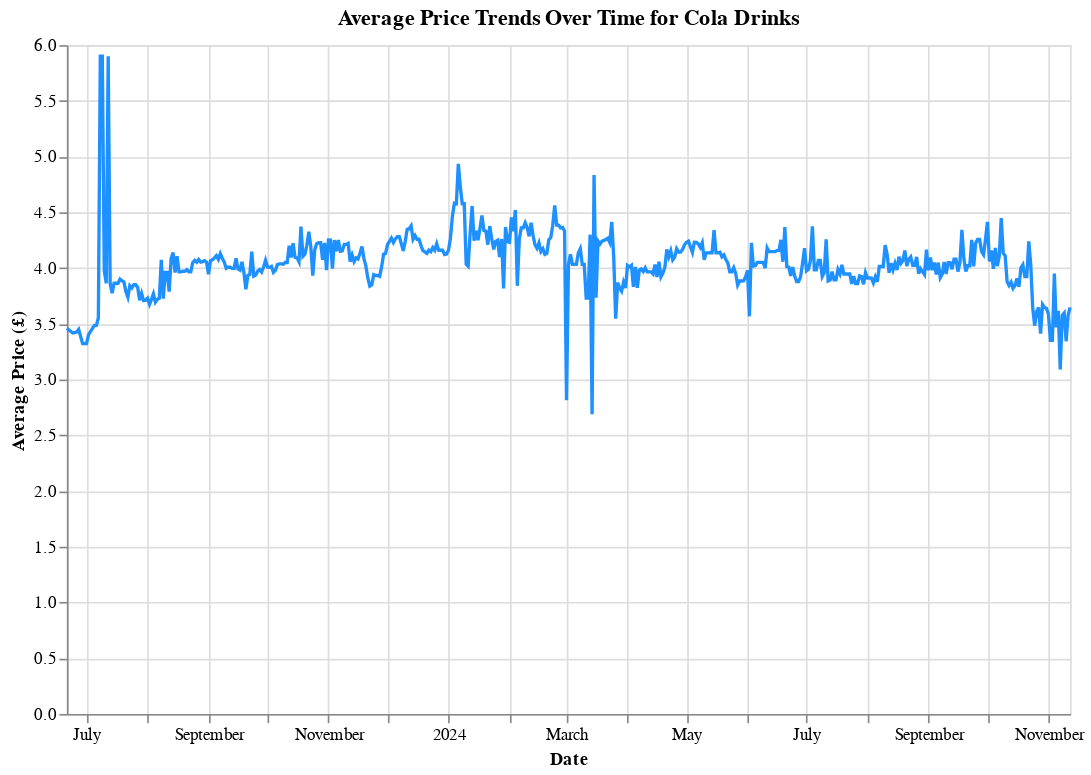

The cell this chart's notebook holds for it:
### Code cell
import altair as alt
import pandas as pd

# Assuming `category_price_trends` is a Pandas DataFrame
# Replace `category_price_trends` with your actual DataFrame variable
# Example DataFrame structure:
# category_price_trends = pd.DataFrame({
#     'date': ['2023-01-01', '2023-01-02', '2023-01-03'],
#     'price': [1.5, 1.6, 1.4]
# })

# Convert date column to datetime if it's not already
category_price_trends['date'] = pd.to_datetime(category_price_trends['date'])

# Create the Altair chart
chart = alt.Chart(category_price_trends).mark_line(color='dodgerblue', strokeWidth=2).encode(
    x=alt.X('date:T', title='Date'),
    y=alt.Y('price:Q', title='Average Price (£)'),
    tooltip=['date:T', 'price:Q']
).properties(
    title='Average Price Trends Over Time for Cola Drinks',
    width=600,
    height=400
)

# Display the chart
chart.show()

### Figure 1 — Vega-Lite specification as saved in the notebook (floating-point values rounded to 4 significant figures; data arrays with more than 128 entries replaced by an {"elided": "..."} marker saying what was removed)
{"config": {"view": {"continuousWidth": 300, "continuousHeight": 300}}, "data": {"name": "data-fa1f7654ce5847d64e755a07f4fb81a7"}, "mark": {"type": "line", "color": "dodgerblue", "strokeWidth": 2}, "encoding": {"tooltip": [{"field": "date", "type": "temporal"}, {"field": "price", "type": "quantitative"}], "x": {"field": "date", "title": "Date", "type": "temporal"}, "y": {"field": "price", "title": "Average Price (£)", "type": "quantitative"}}, "height": 400, "title": "Average Price Trends Over Time for Cola Drinks", "width": 600, "$schema": "https://vega.github.io/schema/vega-lite/v5.20.1.json", "datasets": {"data-fa1f7654ce5847d64e755a07f4fb81a7": {"elided": "504 records"}}}
